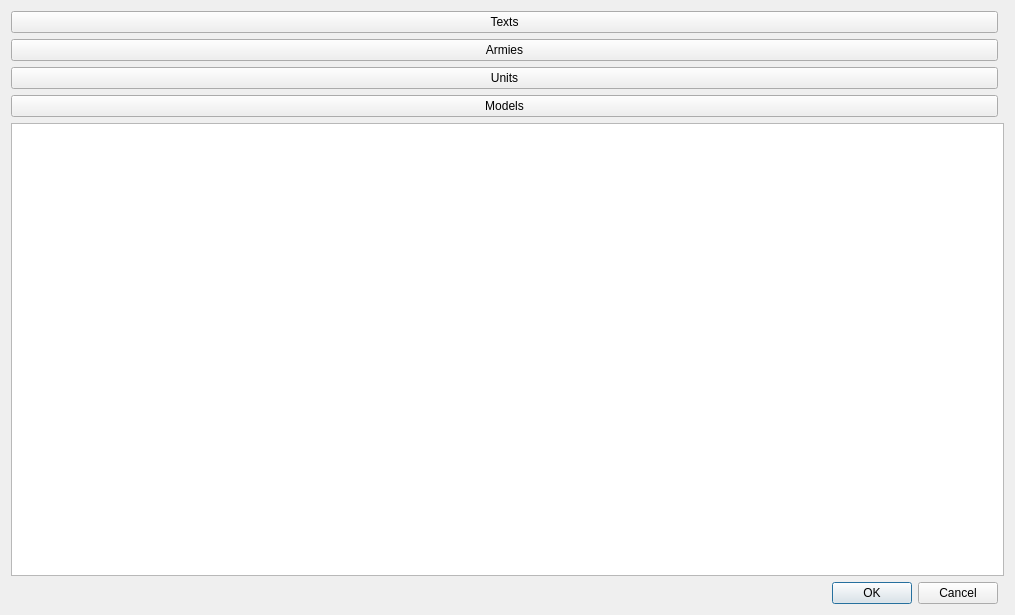
<?xml version="1.0" encoding="UTF-8"?>
<ui version="4.0">
 <class>MasterData</class>
 <widget class="QWidget" name="MasterData">
  <property name="geometry">
   <rect>
    <x>0</x>
    <y>0</y>
    <width>1015</width>
    <height>615</height>
   </rect>
  </property>
  <property name="windowTitle">
   <string>Form</string>
  </property>
  <layout class="QGridLayout" name="gridLayout">
   <item row="1" column="0">
    <widget class="QPushButton" name="pb_armies">
     <property name="text">
      <string>Armies</string>
     </property>
    </widget>
   </item>
   <item row="5" column="0">
    <widget class="QDialogButtonBox" name="bb_okcanc">
     <property name="standardButtons">
      <set>QDialogButtonBox::Cancel|QDialogButtonBox::Ok</set>
     </property>
    </widget>
   </item>
   <item row="2" column="0">
    <widget class="QPushButton" name="pb_units">
     <property name="text">
      <string>Units</string>
     </property>
    </widget>
   </item>
   <item row="0" column="0">
    <widget class="QPushButton" name="pb_texts">
     <property name="text">
      <string>Texts</string>
     </property>
    </widget>
   </item>
   <item row="4" column="0" colspan="2">
    <widget class="QTableView" name="tv_master_data"/>
   </item>
   <item row="3" column="0">
    <widget class="QPushButton" name="pb_models">
     <property name="text">
      <string>Models</string>
     </property>
    </widget>
   </item>
  </layout>
 </widget>
 <resources/>
 <connections/>
</ui>
